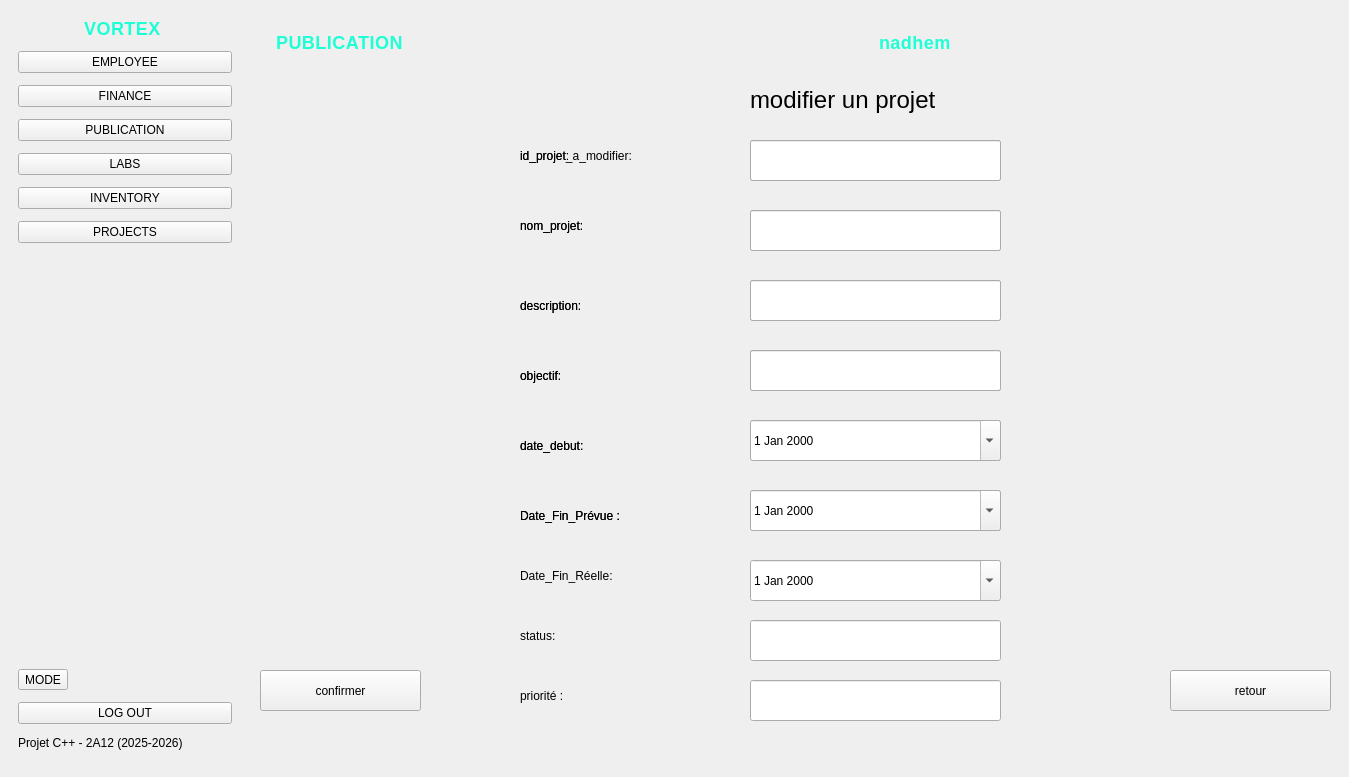
    <widget class="QWidget" name="page_9">
     <widget class="QPushButton" name="btnRetour_2">
      <property name="geometry">
       <rect>
        <x>1170</x>
        <y>670</y>
        <width>161</width>
        <height>41</height>
       </rect>
      </property>
      <property name="text">
       <string>retour</string>
      </property>
     </widget>
     <widget class="QLabel" name="LblTo_21">
      <property name="geometry">
       <rect>
        <x>520</x>
        <y>360</y>
        <width>201</width>
        <height>31</height>
       </rect>
      </property>
      <property name="text">
       <string>objectif:</string>
      </property>
     </widget>
     <widget class="QLineEdit" name="lineEdit_15">
      <property name="geometry">
       <rect>
        <x>750</x>
        <y>620</y>
        <width>251</width>
        <height>41</height>
       </rect>
      </property>
     </widget>
     <widget class="QLineEdit" name="lineEdit_16">
      <property name="geometry">
       <rect>
        <x>750</x>
        <y>350</y>
        <width>251</width>
        <height>41</height>
       </rect>
      </property>
     </widget>
     <widget class="QLineEdit" name="lineEdit_17">
      <property name="geometry">
       <rect>
        <x>750</x>
        <y>210</y>
        <width>251</width>
        <height>41</height>
       </rect>
      </property>
     </widget>
     <widget class="QLabel" name="LblTo_22">
      <property name="geometry">
       <rect>
        <x>520</x>
        <y>560</y>
        <width>201</width>
        <height>31</height>
       </rect>
      </property>
      <property name="text">
       <string>Date_Fin_Réelle:</string>
      </property>
     </widget>
     <widget class="QDateEdit" name="DateTo_5">
      <property name="geometry">
       <rect>
        <x>750</x>
        <y>420</y>
        <width>251</width>
        <height>41</height>
       </rect>
      </property>
      <property name="calendarPopup">
       <bool>true</bool>
      </property>
     </widget>
     <widget class="QLabel" name="LblTo_24">
      <property name="geometry">
       <rect>
        <x>520</x>
        <y>140</y>
        <width>201</width>
        <height>31</height>
       </rect>
      </property>
      <property name="text">
       <string>id_projet:</string>
      </property>
     </widget>
     <widget class="QFrame" name="Topbar_5">
      <property name="geometry">
       <rect>
        <x>260</x>
        <y>10</y>
        <width>1080</width>
        <height>64</height>
       </rect>
      </property>
      <property name="minimumSize">
       <size>
        <width>0</width>
        <height>64</height>
       </size>
      </property>
      <property name="maximumSize">
       <size>
        <width>16777215</width>
        <height>64</height>
       </size>
      </property>
      <property name="frameShape">
       <enum>QFrame::Shape::NoFrame</enum>
      </property>
      <layout class="QHBoxLayout" name="topbarLayout_5">
       <property name="leftMargin">
        <number>16</number>
       </property>
       <property name="topMargin">
        <number>10</number>
       </property>
       <property name="rightMargin">
        <number>16</number>
       </property>
       <property name="bottomMargin">
        <number>10</number>
       </property>
       <item>
        <widget class="QLabel" name="label_4">
         <property name="styleSheet">
          <string notr="true">QLabel#label_4 {
    color: #1fffd5;
    font-size: 18px;
    font-weight: 600;
    letter-spacing: 0.5px;
}

QLabel#label_4 {
    text-shadow: 0 0 6px rgba(31, 255, 213, 0.6);
}
</string>
         </property>
         <property name="text">
          <string>PUBLICATION</string>
         </property>
        </widget>
       </item>
       <item>
        <spacer name="topSpacer_5">
         <property name="orientation">
          <enum>Qt::Orientation::Horizontal</enum>
         </property>
         <property name="sizeHint" stdset="0">
          <size>
           <width>40</width>
           <height>20</height>
          </size>
         </property>
        </spacer>
       </item>
       <item>
        <widget class="QFrame" name="UserChip_5">
         <property name="frameShape">
          <enum>QFrame::Shape::NoFrame</enum>
         </property>
         <layout class="QHBoxLayout" name="userChipLayout_5">
          <property name="leftMargin">
           <number>12</number>
          </property>
          <property name="topMargin">
           <number>8</number>
          </property>
          <property name="rightMargin">
           <number>12</number>
          </property>
          <property name="bottomMargin">
           <number>8</number>
          </property>
          <item>
           <widget class="QLabel" name="label_5">
            <property name="styleSheet">
             <string notr="true">QLabel#label_5 {
    color: #1fffd5;
    font-size: 18px;
    font-weight: 600;
    letter-spacing: 0.5px;
}

QLabel#label_5 {
    text-shadow: 0 0 6px rgba(31, 255, 213, 0.6);
}
</string>
            </property>
            <property name="text">
             <string>nadhem</string>
            </property>
           </widget>
          </item>
          <item>
           <spacer name="userSpacer_5">
            <property name="orientation">
             <enum>Qt::Orientation::Horizontal</enum>
            </property>
            <property name="sizeHint" stdset="0">
             <size>
              <width>40</width>
              <height>20</height>
             </size>
            </property>
           </spacer>
          </item>
          <item>
           <widget class="QLabel" name="AppLogo_9">
            <property name="minimumSize">
             <size>
              <width>0</width>
              <height>48</height>
             </size>
            </property>
            <property name="maximumSize">
             <size>
              <width>100</width>
              <height>48</height>
             </size>
            </property>
            <property name="text">
             <string/>
            </property>
            <property name="pixmap">
             <pixmap>:/styles/Picture1.png</pixmap>
            </property>
            <property name="scaledContents">
             <bool>true</bool>
            </property>
            <property name="alignment">
             <set>Qt::AlignmentFlag::AlignHCenter|Qt::AlignmentFlag::AlignTop</set>
            </property>
           </widget>
          </item>
         </layout>
        </widget>
       </item>
      </layout>
     </widget>
     <widget class="QFrame" name="Sidebar_5">
      <property name="geometry">
       <rect>
        <x>0</x>
        <y>0</y>
        <width>250</width>
        <height>768</height>
       </rect>
      </property>
      <property name="minimumSize">
       <size>
        <width>250</width>
        <height>0</height>
       </size>
      </property>
      <property name="maximumSize">
       <size>
        <width>260</width>
        <height>16777215</height>
       </size>
      </property>
      <property name="frameShape">
       <enum>QFrame::Shape::NoFrame</enum>
      </property>
      <layout class="QVBoxLayout" name="sidebarLayout_5">
       <property name="spacing">
        <number>12</number>
       </property>
       <property name="leftMargin">
        <number>18</number>
       </property>
       <property name="topMargin">
        <number>18</number>
       </property>
       <property name="rightMargin">
        <number>18</number>
       </property>
       <property name="bottomMargin">
        <number>18</number>
       </property>
       <item>
        <widget class="QLabel" name="label_6">
         <property name="styleSheet">
          <string notr="true">QLabel#label_6 {
    color: #1fffd5;
    font-size: 18px;
    font-weight: 600;
    letter-spacing: 0.5px;
}

QLabel#label_6 {
    text-shadow: 0 0 6px rgba(31, 255, 213, 0.6);
}
</string>
         </property>
         <property name="text">
          <string>            VORTEX</string>
         </property>
        </widget>
       </item>
       <item>
        <widget class="QPushButton" name="BtnEmployee_5">
         <property name="text">
          <string>EMPLOYEE</string>
         </property>
        </widget>
       </item>
       <item>
        <widget class="QPushButton" name="BtnFinance_5">
         <property name="text">
          <string>FINANCE</string>
         </property>
        </widget>
       </item>
       <item>
        <widget class="QPushButton" name="BtnPublication_5">
         <property name="text">
          <string>PUBLICATION</string>
         </property>
        </widget>
       </item>
       <item>
        <widget class="QPushButton" name="BtnLabs_5">
         <property name="text">
          <string>LABS</string>
         </property>
        </widget>
       </item>
       <item>
        <widget class="QPushButton" name="BtnInventory_5">
         <property name="text">
          <string>INVENTORY</string>
         </property>
        </widget>
       </item>
       <item>
        <widget class="QPushButton" name="BtnInventory_9">
         <property name="text">
          <string>PROJECTS</string>
         </property>
        </widget>
       </item>
       <item>
        <layout class="QVBoxLayout" name="verticalLayout_9"/>
       </item>
       <item>
        <layout class="QVBoxLayout" name="verticalLayout_10"/>
       </item>
       <item>
        <spacer name="sideSpacer_5">
         <property name="orientation">
          <enum>Qt::Orientation::Vertical</enum>
         </property>
         <property name="sizeHint" stdset="0">
          <size>
           <width>20</width>
           <height>40</height>
          </size>
         </property>
        </spacer>
       </item>
       <item>
        <widget class="QToolButton" name="btnMode_3">
         <property name="toolTip">
          <string>Changer le thème (Jour/Nuit)</string>
         </property>
         <property name="text">
          <string>MODE</string>
         </property>
        </widget>
       </item>
       <item>
        <widget class="QPushButton" name="BtnLogout_5">
         <property name="text">
          <string>LOG OUT</string>
         </property>
        </widget>
       </item>
       <item>
        <widget class="QLabel" name="SideFooter_5">
         <property name="text">
          <string>Projet C++ - 2A12 (2025-2026)</string>
         </property>
        </widget>
       </item>
      </layout>
     </widget>
     <widget class="QLabel" name="LblTo_25">
      <property name="geometry">
       <rect>
        <x>520</x>
        <y>620</y>
        <width>201</width>
        <height>31</height>
       </rect>
      </property>
      <property name="text">
       <string>status:</string>
      </property>
     </widget>
     <widget class="QLabel" name="LblTo_26">
      <property name="geometry">
       <rect>
        <x>520</x>
        <y>500</y>
        <width>201</width>
        <height>31</height>
       </rect>
      </property>
      <property name="text">
       <string>Date_Fin_Prévue :</string>
      </property>
     </widget>
     <widget class="QLineEdit" name="lineEdit_19">
      <property name="geometry">
       <rect>
        <x>750</x>
        <y>140</y>
        <width>251</width>
        <height>41</height>
       </rect>
      </property>
     </widget>
     <widget class="QLabel" name="LblTo_27">
      <property name="geometry">
       <rect>
        <x>520</x>
        <y>210</y>
        <width>171</width>
        <height>31</height>
       </rect>
      </property>
      <property name="text">
       <string>nom_projet:</string>
      </property>
     </widget>
     <widget class="QLabel" name="LblTo_28">
      <property name="geometry">
       <rect>
        <x>520</x>
        <y>430</y>
        <width>201</width>
        <height>31</height>
       </rect>
      </property>
      <property name="text">
       <string>date_debut:</string>
      </property>
     </widget>
     <widget class="QLabel" name="LblTo_29">
      <property name="geometry">
       <rect>
        <x>520</x>
        <y>290</y>
        <width>201</width>
        <height>31</height>
       </rect>
      </property>
      <property name="text">
       <string>description:</string>
      </property>
     </widget>
     <widget class="QPushButton" name="btnAjouter_5">
      <property name="geometry">
       <rect>
        <x>260</x>
        <y>670</y>
        <width>161</width>
        <height>41</height>
       </rect>
      </property>
      <property name="text">
       <string>confirmer</string>
      </property>
     </widget>
     <widget class="QLabel" name="label_8">
      <property name="geometry">
       <rect>
        <x>750</x>
        <y>70</y>
        <width>251</width>
        <height>61</height>
       </rect>
      </property>
      <property name="text">
       <string>&lt;html&gt;&lt;head/&gt;&lt;body&gt;&lt;p&gt;&lt;span style=&quot; font-size:18pt;&quot;&gt;modifier un projet&lt;/span&gt;&lt;/p&gt;&lt;/body&gt;&lt;/html&gt;</string>
      </property>
     </widget>
     <widget class="QLineEdit" name="lineEdit_20">
      <property name="geometry">
       <rect>
        <x>750</x>
        <y>280</y>
        <width>251</width>
        <height>41</height>
       </rect>
      </property>
     </widget>
     <widget class="QDateEdit" name="DateTo_6">
      <property name="geometry">
       <rect>
        <x>750</x>
        <y>490</y>
        <width>251</width>
        <height>41</height>
       </rect>
      </property>
      <property name="calendarPopup">
       <bool>true</bool>
      </property>
     </widget>
     <widget class="QDateEdit" name="DateTo_7">
      <property name="geometry">
       <rect>
        <x>750</x>
        <y>560</y>
        <width>251</width>
        <height>41</height>
       </rect>
      </property>
      <property name="calendarPopup">
       <bool>true</bool>
      </property>
     </widget>
     <widget class="QLineEdit" name="lineEdit_18">
      <property name="geometry">
       <rect>
        <x>750</x>
        <y>680</y>
        <width>251</width>
        <height>41</height>
       </rect>
      </property>
     </widget>
     <widget class="QLabel" name="LblTo_30">
      <property name="geometry">
       <rect>
        <x>520</x>
        <y>680</y>
        <width>201</width>
        <height>31</height>
       </rect>
      </property>
      <property name="text">
       <string>priorité :</string>
      </property>
     </widget>
     <widget class="QLabel" name="LblTo_39">
      <property name="geometry">
       <rect>
        <x>520</x>
        <y>500</y>
        <width>201</width>
        <height>31</height>
       </rect>
      </property>
      <property name="text">
       <string>Date_Fin_Prévue :</string>
      </property>
     </widget>
     <widget class="QLabel" name="LblTo_40">
      <property name="geometry">
       <rect>
        <x>520</x>
        <y>360</y>
        <width>201</width>
        <height>31</height>
       </rect>
      </property>
      <property name="text">
       <string>objectif:</string>
      </property>
     </widget>
     <widget class="QLineEdit" name="lineEdit_31">
      <property name="geometry">
       <rect>
        <x>750</x>
        <y>210</y>
        <width>251</width>
        <height>41</height>
       </rect>
      </property>
     </widget>
     <widget class="QLabel" name="LblTo_41">
      <property name="geometry">
       <rect>
        <x>520</x>
        <y>430</y>
        <width>201</width>
        <height>31</height>
       </rect>
      </property>
      <property name="text">
       <string>date_debut:</string>
      </property>
     </widget>
     <widget class="QLineEdit" name="lineEdit_32">
      <property name="geometry">
       <rect>
        <x>750</x>
        <y>350</y>
        <width>251</width>
        <height>41</height>
       </rect>
      </property>
     </widget>
     <widget class="QLineEdit" name="lineEdit_33">
      <property name="geometry">
       <rect>
        <x>750</x>
        <y>280</y>
        <width>251</width>
        <height>41</height>
       </rect>
      </property>
     </widget>
     <widget class="QDateEdit" name="DateTo_11">
      <property name="geometry">
       <rect>
        <x>750</x>
        <y>490</y>
        <width>251</width>
        <height>41</height>
       </rect>
      </property>
      <property name="calendarPopup">
       <bool>true</bool>
      </property>
     </widget>
     <widget class="QLabel" name="LblTo_42">
      <property name="geometry">
       <rect>
        <x>520</x>
        <y>140</y>
        <width>201</width>
        <height>31</height>
       </rect>
      </property>
      <property name="text">
       <string>id_projet_a_modifier:</string>
      </property>
     </widget>
     <widget class="QLineEdit" name="lineEdit_34">
      <property name="geometry">
       <rect>
        <x>750</x>
        <y>140</y>
        <width>251</width>
        <height>41</height>
       </rect>
      </property>
     </widget>
     <widget class="QLabel" name="LblTo_43">
      <property name="geometry">
       <rect>
        <x>520</x>
        <y>290</y>
        <width>201</width>
        <height>31</height>
       </rect>
      </property>
      <property name="text">
       <string>description:</string>
      </property>
     </widget>
     <widget class="QLabel" name="LblTo_44">
      <property name="geometry">
       <rect>
        <x>520</x>
        <y>210</y>
        <width>171</width>
        <height>31</height>
       </rect>
      </property>
      <property name="text">
       <string>nom_projet:</string>
      </property>
     </widget>
     <widget class="QDateEdit" name="DateTo_12">
      <property name="geometry">
       <rect>
        <x>750</x>
        <y>420</y>
        <width>251</width>
        <height>41</height>
       </rect>
      </property>
      <property name="calendarPopup">
       <bool>true</bool>
      </property>
     </widget>
    </widget>
